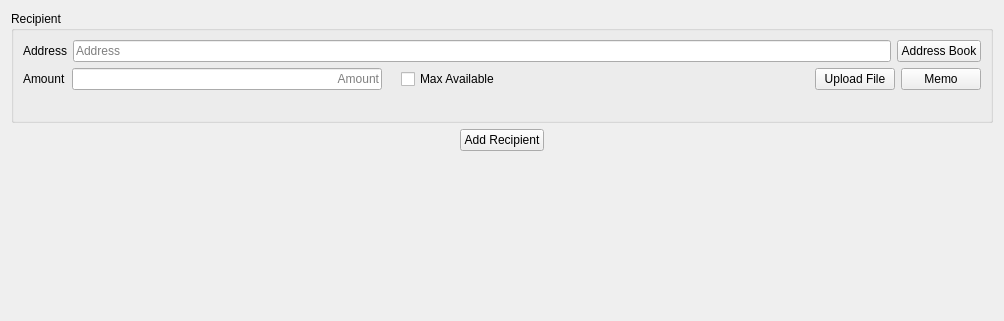
             <widget class="QWidget" name="sendToWidgets">
              <property name="geometry">
               <rect>
                <x>0</x>
                <y>0</y>
                <width>1004</width>
                <height>321</height>
               </rect>
              </property>
              <layout class="QVBoxLayout" name="sendToLayout">
               <item>
                <widget class="QGroupBox" name="verticalGroupBox">
                 <property name="title">
                  <string>Recipient</string>
                 </property>
                 <layout class="QVBoxLayout" name="sendAddressLayout">
                  <item>
                   <layout class="QHBoxLayout" name="horizontalLayout_12">
                    <item>
                     <widget class="QLabel" name="label_4">
                      <property name="text">
                       <string>Address</string>
                      </property>
                     </widget>
                    </item>
                    <item>
                     <widget class="QLineEdit" name="Address1">
                      <property name="placeholderText">
                       <string>Address</string>
                      </property>
                     </widget>
                    </item>
                    <item>
                     <widget class="QPushButton" name="AddressBook1">
                      <property name="text">
                       <string>Address Book</string>
                      </property>
                     </widget>
                    </item>
                   </layout>
                  </item>
                  <item>
                   <layout class="QHBoxLayout" name="horizontalLayout_13">
                    <item>
                     <widget class="QLabel" name="label_6">
                      <property name="text">
                       <string>Amount</string>
                      </property>
                     </widget>
                    </item>
                    <item>
                     <widget class="QLineEdit" name="Amount1">
                      <property name="baseSize">
                       <size>
                        <width>200</width>
                        <height>0</height>
                       </size>
                      </property>
                      <property name="alignment">
                       <set>Qt::AlignRight|Qt::AlignTrailing|Qt::AlignVCenter</set>
                      </property>
                      <property name="placeholderText">
                       <string>Amount</string>
                      </property>
                     </widget>
                    </item>
                    <item>
                     <widget class="QLabel" name="AmtUSD1">
                      <property name="text">
                       <string/>
                      </property>
                     </widget>
                    </item>
                    <item>
                     <widget class="QCheckBox" name="Max1">
                      <property name="text">
                       <string>Max Available</string>
                      </property>
                     </widget>
                    </item>
                    <item>
                     <spacer name="horizontalSpacer_4">
                      <property name="orientation">
                       <enum>Qt::Horizontal</enum>
                      </property>
                      <property name="sizeHint" stdset="0">
                       <size>
                        <width>40</width>
                        <height>20</height>
                       </size>
                      </property>
                     </spacer>
                    </item>
                    <item>
                     <widget class="QPushButton" name="FileBtn">
                      <property name="enabled">
                       <bool>true</bool>
                      </property>
                      <property name="toolTip">
                       <string/>
                      </property>
                      <property name="text">
                       <string>Upload File</string>
                      </property>
                     </widget>
                    </item>
                    <item>
                     <widget class="QPushButton" name="MemoBtn1">
                      <property name="enabled">
                       <bool>true</bool>
                      </property>
                      <property name="toolTip">
                       <string/>
                      </property>
                      <property name="text">
                       <string>Memo</string>
                      </property>
                     </widget>
                    </item>
                   </layout>
                  </item>
                  <item>
                   <widget class="QLabel" name="MemoTxt1">
                    <property name="font">
                     <font>
                      <pointsize>10</pointsize>
                     </font>
                    </property>
                    <property name="text">
                     <string/>
                    </property>
                    <property name="wordWrap">
                     <bool>true</bool>
                    </property>
                   </widget>
                  </item>
                 </layout>
                </widget>
               </item>
               <item>
                <layout class="QHBoxLayout" name="horizontalLayout_7">
                 <item>
                  <spacer name="horizontalSpacer_2">
                   <property name="orientation">
                    <enum>Qt::Horizontal</enum>
                   </property>
                   <property name="sizeHint" stdset="0">
                    <size>
                     <width>40</width>
                     <height>20</height>
                    </size>
                   </property>
                  </spacer>
                 </item>
                 <item>
                  <widget class="QPushButton" name="addAddressButton">
                   <property name="baseSize">
                    <size>
                     <width>200</width>
                     <height>0</height>
                    </size>
                   </property>
                   <property name="text">
                    <string>Add Recipient</string>
                   </property>
                  </widget>
                 </item>
                 <item>
                  <spacer name="horizontalSpacer_3">
                   <property name="orientation">
                    <enum>Qt::Horizontal</enum>
                   </property>
                   <property name="sizeHint" stdset="0">
                    <size>
                     <width>40</width>
                     <height>20</height>
                    </size>
                   </property>
                  </spacer>
                 </item>
                </layout>
               </item>
               <item>
                <spacer name="verticalSpacer_2">
                 <property name="orientation">
                  <enum>Qt::Vertical</enum>
                 </property>
                 <property name="sizeHint" stdset="0">
                  <size>
                   <width>20</width>
                   <height>40</height>
                  </size>
                 </property>
                </spacer>
               </item>
              </layout>
             </widget>
